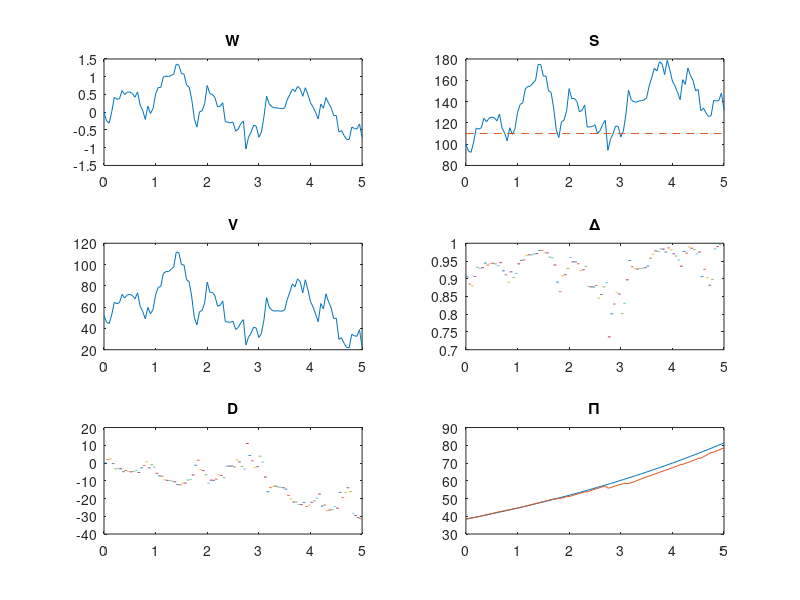

MATLAB code for this plot:
clc % clear workspace of prior output.
clear all % clear variables
clf; %clear figures

T = 5;
r = 0.15; % interest rate
mu = 0.15; % drift coefficient
sigma = 0.3; % volatility
S0 = 100; % asset price at time t=0

K = 110; % strike price
N = 100 ; % number of time steps
dt = T/N;
t_value = [0:dt:T];
W = zeros(1,N+1); % Brownian motion
S = zeros(1,N+1); % asset price
V = zeros(1,N+1); % option price
Delta = zeros(1,N+1); % Delta
D = zeros(1,N+1); % bank deposit
Pi = zeros(1,N+1); % portfolio
D(1) = 0.0; % Choose any number for the initial cash amount.
S(1)= S0;

for i=2:N+1
dW = sqrt(dt)*randn;
W(i) = W(i-1) + dW;
S(i) = S(i-1) + mu*S(i-1)*dt + sigma*S(i-1)*dW;
end

for i=1:N+1
tau = T-(i-1)*dt;
d1 = (log(S(i)/K) + (r+0.5*sigma^2)*tau)/sigma/sqrt(tau);
d2 = d1 - sigma*sqrt(tau);
V(i)= S(i)*normcdf(d1) - K*exp(-r*tau)*normcdf(d2);
Delta(i)=normcdf(d1);
end

for i = 1:N
D(i+1) = exp(r*dt)*D(i) + (Delta(i)-Delta(i+1))*S(i+1);
end

for i = 1:N+1
Pi(i) = -V(i) + D(i) + Delta(i)*S(i);
end

subplot(3,2,1);
plot([0:dt:T],W)
title('W')

subplot(3,2,2);
plot([0:dt:T],S)
title('S')
hold on
plot([0:dt:T],K*ones(1,N+1),'--')

subplot(3,2,3);
plot([0:dt:T],V)
title('V')

subplot(3,2,4);
for i=1:N
x = (i-1)*dt:dt/(500/N):i*dt;
y = Delta(i)*exp(0*x);
plot(x,y) % Plot the graph on each subinterval.
hold on
end
title('\Delta')

subplot(3,2,5);
for i=1:N
x = (i-1)*dt:dt/(500/N):i*dt;
y = D(i);
plot(x,y*exp(r*(x-(i-1)*dt))) % Plot the graph on each subinterval.
hold on
end
title('D')

subplot(3,2,6);
plot([0:dt:T],Pi(1)*exp(r*[0:dt:T]))
title('\Pi')
hold on
plot([0:dt:T],Pi)
